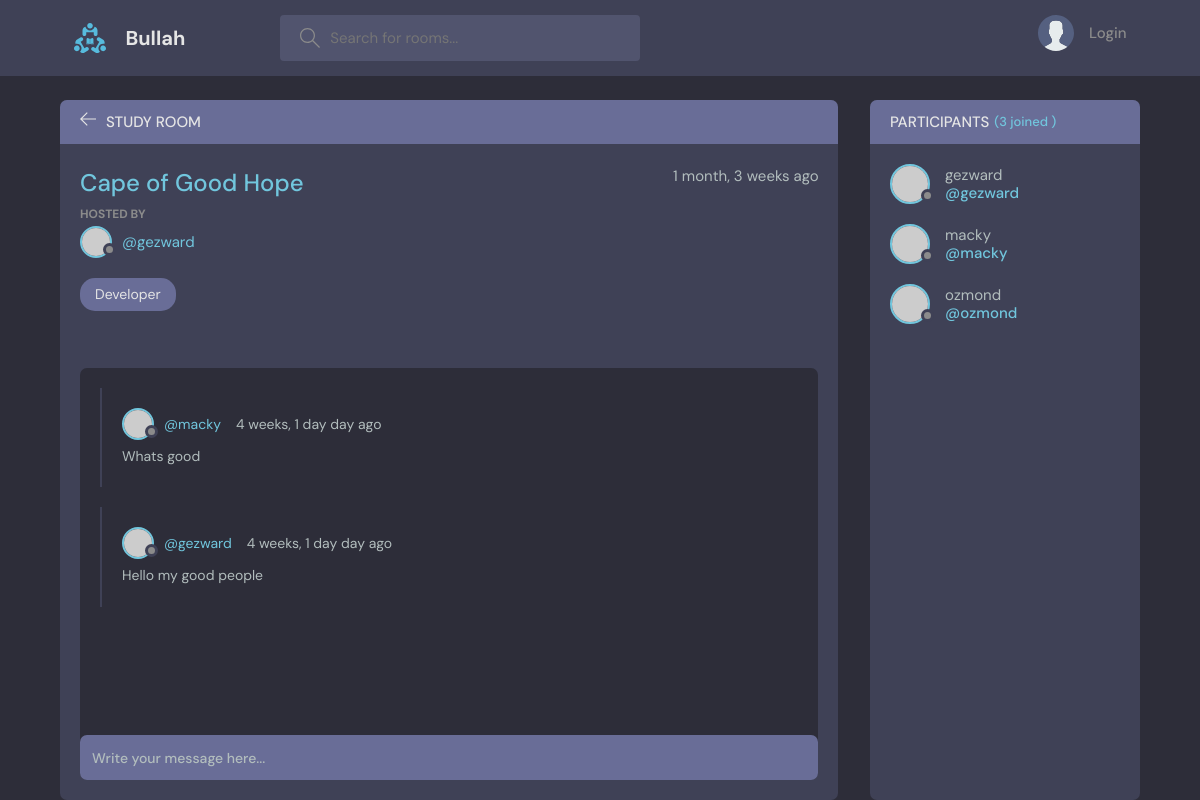
The app's page /room/1/, older data.
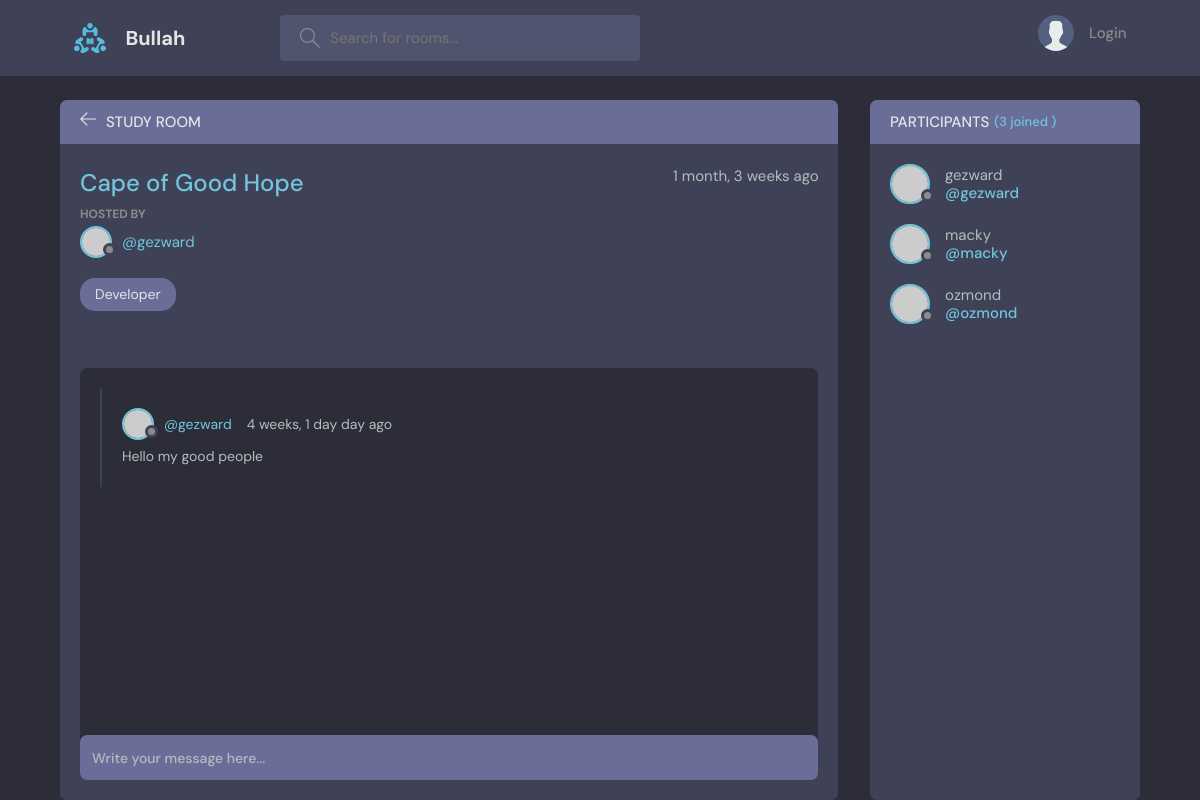
The same page, newer data.
### base/models.py (models this page shows, shortened)
class Message(models.Model):
    user = models.ForeignKey(User, on_delete=models.CASCADE)
    room = models.ForeignKey(Room, on_delete=models.CASCADE)
    body = models.TextField(null=True)
    updated = models.DateTimeField(auto_now=True, null=True)
    created = models.DateTimeField(auto_now_add=True, null=True)
    class Meta:
        ordering = ['-updated', '-created']

### base/views.py (the view, shortened to what this page needs)
# urls.py: path('room/<str:pk>/', views.room, name='room'),
def room(request, pk):
    room = Room.objects.get(id=pk)
    room_messages = room.message_set.all().order_by('-created')
    participants = room.participants.all()
    context = {'room': room, 'room_messages': room_messages, 'participants': participants}
    return render(request, 'base/room.html', context)

### base/models.py (called while the page is built)
    def __str__(self):
        return self.name

### base/templates/base/room.html (shortened to what the changed rows need)
{% extends 'main.html' %}
{% block content %}
    <main class="profile-page layout layout--2">
        <div class="container">
            <div class="room">
                <div class="room__box scroll">
                    <div class="room__conversation">
                        <div class="threads scroll">
                            {% for message in room_messages %}
                                <div class="thread">
                                    <div class="thread__top">
                                        <div class="thread__author">
                                            <a href="{% url 'user-profile' message.user.id %}"
                                               class="thread__authorInfo">
                                                <div class="avatar avatar--small">
                                                    <img src="https://randomuser.me/api/portraits/men/37.jpg"/>
                                                </div>
                                                <span>@{{ message.user.username }}</span>
                                            </a>
                                            <span class="thread__date">{{ message.created |timesince }} day ago</span>
                                        </div>
                                    </div>
                                    <div class="thread__details">
                                        {{ message.body }}
                                    </div>
                                </div>
                            {% endfor %}
                        </div>
                    </div>
                </div>
            </div>
            <div class="participants">
                <div class="participants__list scroll">
                    {% for user in participants %}
                        <a href="{% url 'user-profile' user.id %}" class="participant">
                            <div class="avatar avatar--medium">
                                <img src="https://randomuser.me/api/portraits/men/37.jpg"/>
                            </div>
                            <p>
                                {{ user.username }}
                                <span>@{{ user.username }}</span>
                            </p>
                        </a>
                    {% endfor %}
                </div>
            </div>
        </div>
    </main>
{% endblock content %}

Row changes from the older to the newer data that the page shows:
removed Message: user.username "macky", created "4 weeks, 1 day", body "Whats good"
